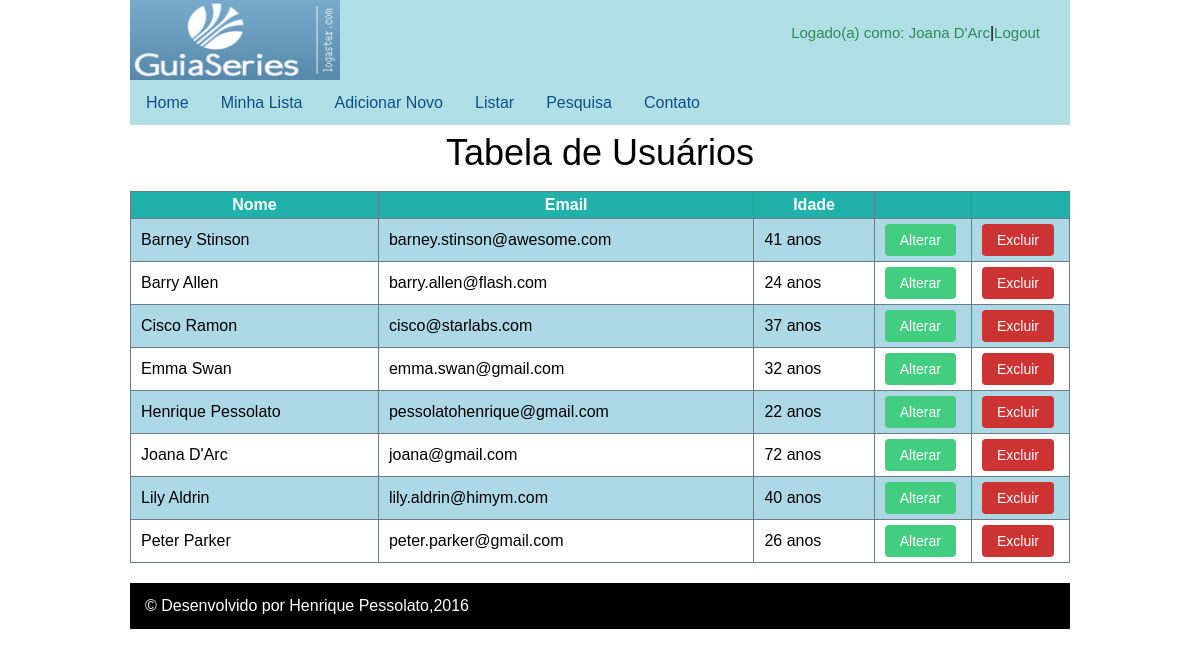
Screenshot of /admin-lista-usuarios.php (signed in) with the database file from the repository.
### tables this page shows
CREATE TABLE `usuarios` (
  `id` int(11) NOT NULL,
  `nome` varchar(50) NOT NULL,
  `email` varchar(255) NOT NULL,
  `sexo` enum('M','F') NOT NULL,
  `dataNasc` date NOT NULL,
  `senha` varchar(255) NOT NULL
);

### banco/UsuarioDAO.php (called while the page is built, shortened)
<?php
class UsuarioDAO implements Armazenavel{
    private $conexao;
    public function __construct($conexao) {
        $this->conexao = $conexao;
    }
    public function listar() {
        $listaUsuarios = array();
        $query = "SELECT *, ROUND(DATEDIFF(curdate(),dataNasc)/365,0) AS idade FROM usuarios ORDER BY nome";
        $resultado = mysqli_query($this->conexao, $query);
        while($array = mysqli_fetch_assoc($resultado)){
            $usuarioObj = new Usuario($array['nome'], $array['email'], $array['sexo'],
                    $array['dataNasc'], $array['senha']);
            $usuarioObj->setId($array['id']);
            $usuarioObj->setIdade($array['idade']);
            array_push($listaUsuarios, $usuarioObj);
        }
        return $listaUsuarios;
    }
}

### classes/Usuario.php (called while the page is built, shortened)
<?php
class Usuario {
    private $nome;
    private $email;
    private $idade;
    public function __construct($nome="",$email="",$sexo="m",$dataNasc="",$senha=""){
        $this->nome = $nome;
        $this->email = $email;
    }
    public function getNome() {
        return $this->nome;
    }
    public function getEmail() {
        return $this->email;
    }
    public function getIdade() {
        return $this->idade;
    }
    public function setIdade($idade) {
        $this->idade = $idade;
    }
}

### admin-lista-usuarios.php (the view, shortened to what this page needs)
<?php
require_once("include/cabecalho.php");
require_once("classes/Usuario.php");
require_once("banco/conexao.php");
require_once("banco/UsuarioDAO.php");
?>
<div class="container form">
    <?php
        $usuarioDAO = new UsuarioDAO($conexao);
        $arrayUsuarios = $usuarioDAO->listar();
    ?>
    <h1>Tabela de Usuários</h1>
    <table id="tabelaUsuarios" class="tabela">
        <tr>
            <th>Nome</th>
            <th>Email</th>
            <th>Idade</th>
            <th></th>
            <th></th>
        </tr>
        <?php
        foreach($arrayUsuarios as $usuario):
        ?>
            <tr>
                <td><?php echo $usuario->getNome(); ?></td>
                <td><?php echo $usuario->getEmail(); ?></td>
                <td><?php echo $usuario->getIdade(). " anos"; ?></td>
                <td>
                    <form action="form-usuario.php" method="POST">
                        <button type="submit" class="button button-alter">Alterar</button>
                    </form>
                </td>
                <td>
                    <form action="php/deleta-usuario.php" method="POST">
                        <button type="submit" class="button button-error">Excluir</button>
                    </form>
                </td>
            </tr>
        <?php
        endforeach;
        ?>
    </table>
</div>
<?php require_once("include/rodape.php"); ?>

### css/estilo.css (style rules this page uses)
body { font-family: "Lucida Sans Unicode", "Lucida Grande",sans-serif; }
h1 { font-size: 36px; font-family: "Verdana","Arial",sans-serif; }
.container { width: 940px; margin: 0 auto; }

### css/formulario.css (style rules this page uses)
.form > h1 { text-align: center; margin-top: 15px; }
.button { cursor: pointer; padding: 8px 15px; font-size: 14px; border: none; border-radius: 4px; color: white; margin-right: 5px; }
.button-error { background-color: #CD3333; }
.button-alter { background-color: #43CD80; }

### css/tabelas.css (style rules this page uses)
.tabela { margin-top: 20px; margin-bottom: 20px; }
table { border-collapse: collapse; width: 100%; }
th { background-color: #20B2AA; font-weight: bold; color: white; }
th:nth-child(4), th:nth-child(5) { width: 5%; }
tr:nth-child(even) { background-color: #ADD8E6; }
table,th,td { border: 1px solid #6E7B8B; }
th,td { padding: 5px 10px; }

### rows the page displays
usuarios: nome "Barney Stinson", email "barney.stinson@awesome.com", Idade "41"
usuarios: nome "Barry Allen", email "barry.allen@flash.com", Idade "24"
usuarios: nome "Cisco Ramon", email "cisco@starlabs.com", Idade "37"
usuarios: nome "Emma Swan", email "emma.swan@gmail.com", Idade "32"
usuarios: nome "Henrique Pessolato", email "pessolatohenrique@gmail.com", Idade "22"
usuarios: nome "Joana D'Arc", email "joana@gmail.com", Idade "72"
usuarios: nome "Lily Aldrin", email "lily.aldrin@himym.com", Idade "40"
usuarios: nome "Peter Parker", email "peter.parker@gmail.com", Idade "26"

### other values shown
$usuarioObj->usuarioLogado() "Joana D'Arc"
